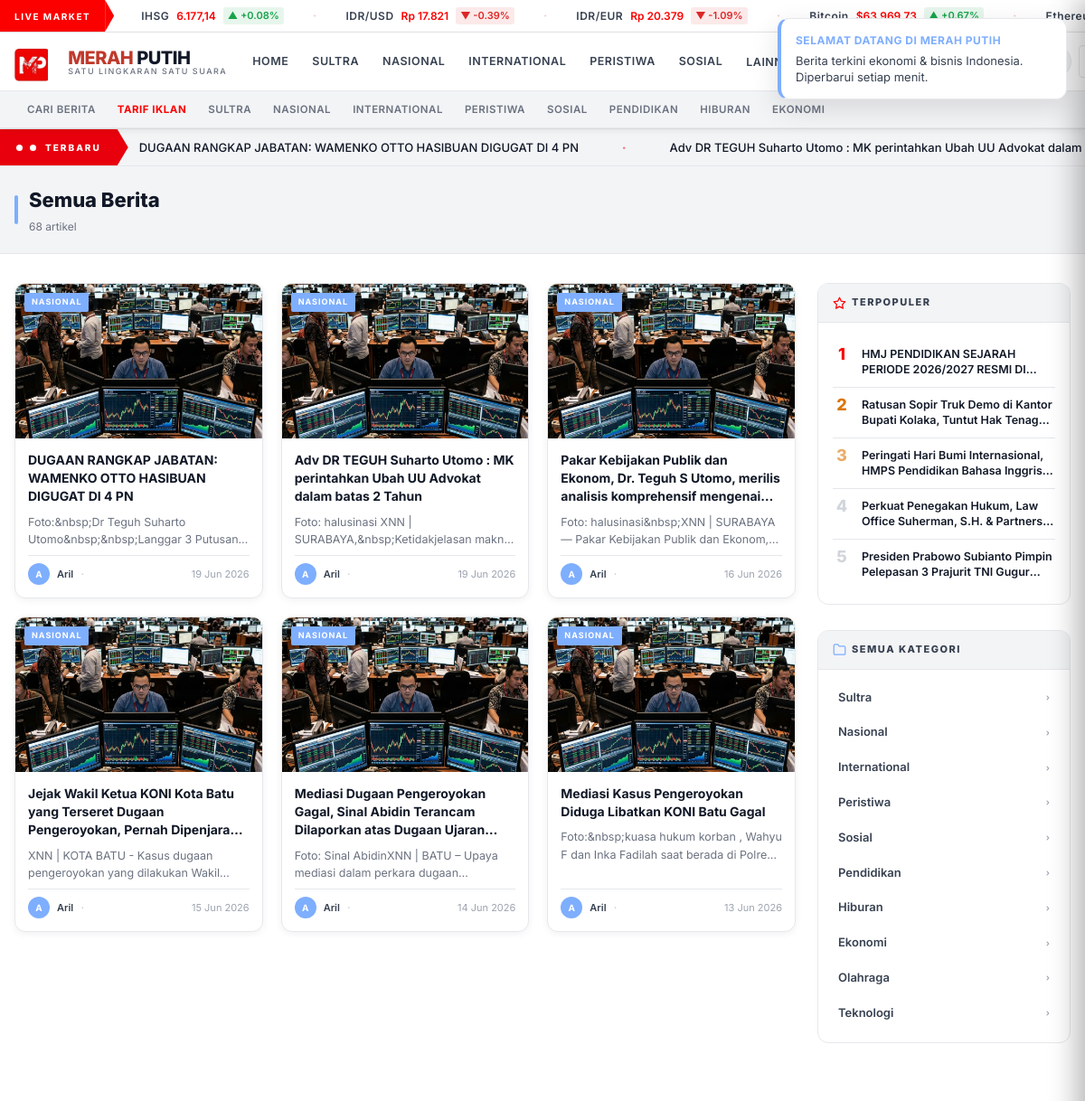
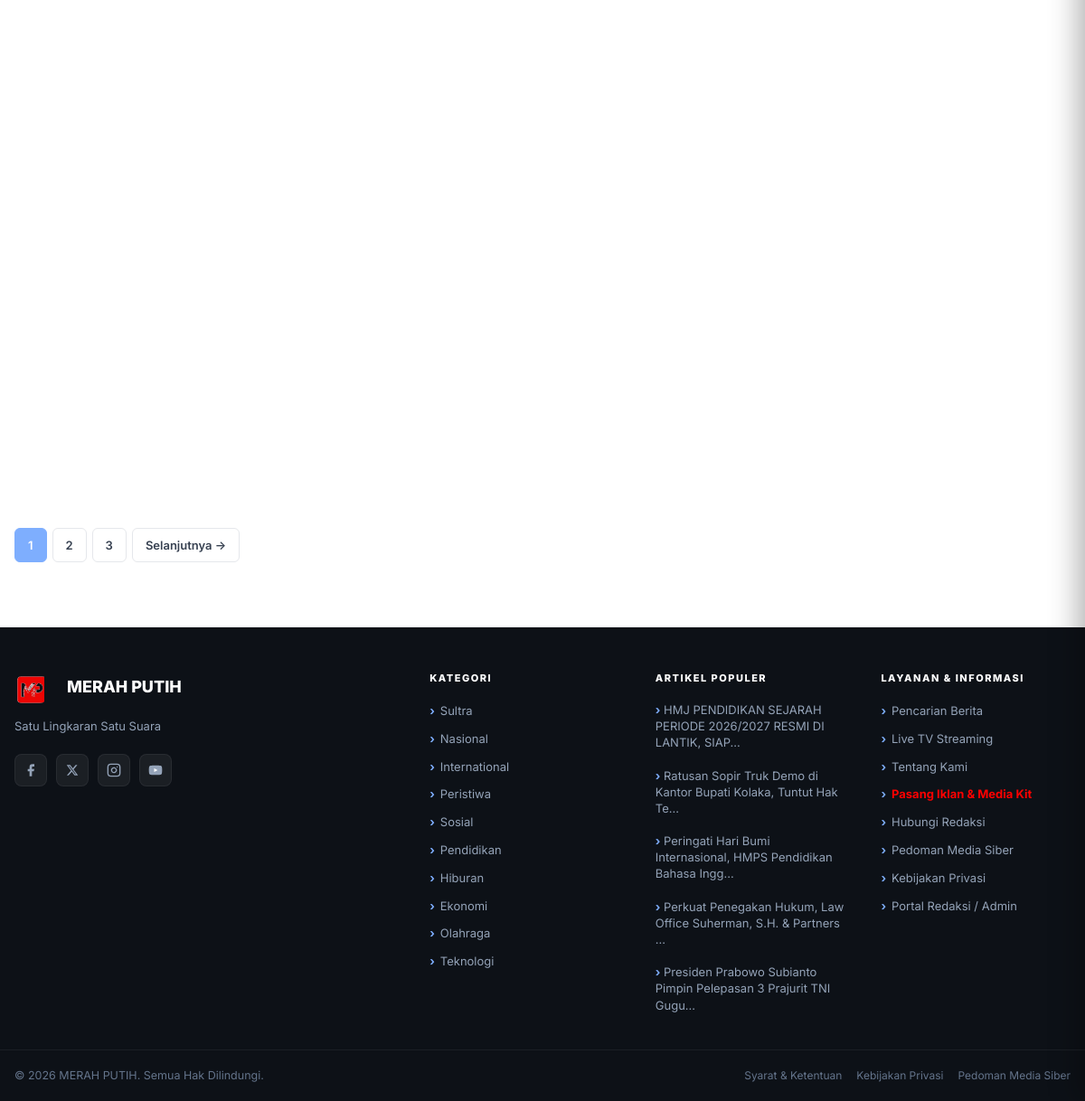
The page /kategori.php on the database its author committed (2 pictures, top to bottom).
### tables this page shows
CREATE TABLE `categories` (
  `id` int NOT NULL AUTO_INCREMENT,
  `name` varchar(50) NOT NULL,
  `slug` varchar(50) NOT NULL,
  `menu_order` int DEFAULT '0',
  PRIMARY KEY (`id`)
);

CREATE TABLE `posts` (
  `id` int NOT NULL AUTO_INCREMENT,
  `title` varchar(255) NOT NULL,
  `slug` varchar(255) NOT NULL,
  `content` longtext,
  `summary` text,
  `category_id` int NOT NULL,
  `tags` varchar(255) DEFAULT '',
  `author_id` int NOT NULL,
  `editor_id` int DEFAULT NULL,
  `status` enum('draft','pending','published') NOT NULL DEFAULT 'draft',
  `image` varchar(255) DEFAULT NULL,
  `views` int NOT NULL DEFAULT '0',
  `published_at` datetime DEFAULT NULL,
  PRIMARY KEY (`id`),
  KEY `category_id` (`category_id`),
  KEY `author_id` (`author_id`),
  CONSTRAINT `posts_ibfk_1` FOREIGN KEY (`category_id`) REFERENCES `categories` (`id`),
  CONSTRAINT `posts_ibfk_2` FOREIGN KEY (`author_id`) REFERENCES `users` (`id`)
);

CREATE TABLE `users` (
  `id` int NOT NULL AUTO_INCREMENT,
  `username` varchar(50) NOT NULL,
  `password` varchar(255) NOT NULL,
  `full_name` varchar(100) NOT NULL,
  `email` varchar(150) DEFAULT NULL,
  `role` enum('admin','editor','reporter') NOT NULL DEFAULT 'reporter',
  `created_at` datetime DEFAULT CURRENT_TIMESTAMP,
  PRIMARY KEY (`id`),
  UNIQUE KEY `username` (`username`)
);

### kategori.php (the view, shortened to what this page needs)
<?php
require_once __DIR__ . '/includes/functions.php';
$slug = trim($_GET['slug'] ?? '');
$page = max(1, (int) ($_GET['page'] ?? 1));
$offset = ($page - 1) * POSTS_PER_PAGE;
$category = $slug ? getCategoryBySlug($slug) : null;
$categoryId = $category['id'] ?? null;
$totalPosts = countPosts($categoryId);
$posts = getPublishedPosts(POSTS_PER_PAGE, $offset, $categoryId);
$popularPosts = getPopularPosts(5);
$categories = getCategories();
$urlPattern = $category ? (APP_URL . '/kategori/' . urlencode($slug) . '/halaman-{page}') : (APP_URL . '/kategori.php?page={page}');
include __DIR__ . '/includes/header.php';
?>
<section style="background:var(--bg-secondary);padding:20px 0;border-bottom:1px solid var(--border-light)">
  <div class="container">
    <div style="display:flex;align-items:center;gap:12px;">
      <div style="width:4px;height:32px;background:var(--primary-blue);border-radius:2px;flex-shrink:0"></div>
      <div>
        <h1 style="font-size:22px;font-weight:800;color:var(--text-primary);margin-bottom:2px">
          <?= $category ? e($category['name']) : 'Semua Berita' ?>
        </h1>
        <div style="font-size:12px;color:var(--text-muted)"><?= number_format($totalPosts) ?> artikel</div>
      </div>
    </div>
  </div>
</section>
<main class="section-padding">
  <div class="container">
    <div class="content-layout">
      <div class="main-col">
        <?php if (!empty($posts)): ?>
        <div class="news-grid-3" style="margin-bottom:32px">
          <?php foreach ($posts as $post): ?>
          <article class="news-card" tabindex="0">
            <a href="<?= e(postUrl($post['slug'])) ?>" class="news-card-img-wrap">
              <img src="<?= e(postImage($post['image'])) ?>" alt="<?= e($post['title']) ?>" class="news-card-img" width="300" height="188" loading="lazy" onerror="this.src='<?= APP_URL ?>/thumb1.png'">
              <span class="news-card-badge"><?= e(strtoupper($post['category_name'] ?? '')) ?></span>
            </a>
            <div class="news-card-body">
              <a href="<?= e(postUrl($post['slug'])) ?>">
                <div class="news-card-title"><?= e($post['title']) ?></div>
              </a>
              <div class="news-card-excerpt"><?= e(excerpt($post['summary'] ?: $post['content'], 120)) ?></div>
              <div class="news-card-footer">
                <div class="author-avatar"><?= strtoupper(substr($post['author_name'] ?? 'R', 0, 1)) ?></div>
                <span class="news-card-author"><?= e($post['author_name'] ?? 'Redaksi') ?></span>
                <span class="news-card-dot">·</span>
                <span class="news-card-time"><?= timeAgo($post['published_at']) ?></span>
              </div>
            </div>
          </article>
          <?php endforeach; ?>
        </div>
        <?= paginate($totalPosts, POSTS_PER_PAGE, $page, $urlPattern) ?>
        <?php endif; ?>
      </div>
      <aside class="sidebar">
        <div class="sidebar-widget">
          <div class="sidebar-widget-header"><span class="sidebar-widget-title" style="display:flex;align-items:center;gap:6px"><svg width="15" height="15" viewBox="0 0 24 24" fill="none" stroke="currentColor" stroke-width="2" stroke-linecap="round" stroke-linejoin="round" style="color:var(--accent-red)"><polygon points="12 2 15.09 8.26 22 9.27 17 14.14 18.18 21.02 12 17.77 5.82 21.02 7 14.14 2 9.27 8.91 8.26 12 2"/></svg>Terpopuler</span></div>
          <div class="sidebar-widget-body">
            <div class="trending-list">
              <?php foreach ($popularPosts as $i => $pp): ?>
              <div class="trending-item">
                <span class="trending-rank"><?= $i + 1 ?></span>
                <a href="<?= e(postUrl($pp['slug'])) ?>" class="trending-title"><?= e($pp['title']) ?></a>
              </div>
              <?php endforeach; ?>
            </div>
          </div>
        </div>
        <div class="sidebar-widget">
          <div class="sidebar-widget-header"><span class="sidebar-widget-title" style="display:flex;align-items:center;gap:6px"><svg width="15" height="15" viewBox="0 0 24 24" fill="none" stroke="currentColor" stroke-width="2" stroke-linecap="round" stroke-linejoin="round" style="color:var(--primary-blue)"><path d="M22 19a2 2 0 0 1-2 2H4a2 2 0 0 1-2-2V5a2 2 0 0 1 2-2h5l2 3h9a2 2 0 0 1 2 2z"/></svg>Semua Kategori</span></div>
          <div style="padding:12px;">
            <?php foreach ($categories as $cat): ?>
            <a href="<?= e(categoryUrl($cat['slug'])) ?>"
               style="display:flex;justify-content:space-between;align-items:center;padding:8px 10px;border-radius:6px;font-size:13px;font-weight:600;color:var(--text-secondary);transition:all .2s;margin-bottom:2px;<?= ($slug === $cat['slug']) ? 'background:var(--primary-blue-light);color:var(--primary-blue);' : '' ?>"
               onmouseover="this.style.background='var(--primary-blue-light)';this.style.color='var(--primary-blue)'"
               onmouseout="this.style.background='<?= ($slug === $cat['slug']) ? 'var(--primary-blue-light)' : 'transparent' ?>';this.style.color='<?= ($slug === $cat['slug']) ? 'var(--primary-blue)' : 'var(--text-secondary)' ?>'">
              <?= e($cat['name']) ?>
              <span style="font-size:10px;color:var(--text-light)">›</span>
            </a>
            <?php endforeach; ?>
          </div>
        </div>
      </aside>
    </div>
  </div>
</main>
<?php include __DIR__ . '/includes/footer.php'; ?>

### includes/header.php (shortened to what this page needs)
<?php
require_once __DIR__ . '/functions.php';
$categories = getCategories();
$currentSlug = basename($_SERVER['PHP_SELF'], '.php');
$db = getDB();
$breakingPosts = $db->query("SELECT title, slug FROM posts WHERE status='published' ORDER BY published_at DESC LIMIT 8")->fetchAll();
?>
<!DOCTYPE html>
<html lang="id">
<head>
  <link rel="stylesheet" href="<?= APP_URL ?>/style.css?v=<?= file_exists(__DIR__ . '/../style.css') ? filemtime(__DIR__ . '/../style.css') : '1.1' ?>">
</head>
<body>
<div class="notif-bar" id="notifBar"></div>
<div class="ticker-strip" aria-label="Data pasar">
  <div class="ticker-label">LIVE MARKET</div>
  <div class="ticker-track" id="tickerTrack"></div>
</div>
<div class="header-wrapper">
  <div class="header-top">
    <div class="header-inner">
      <a href="<?= APP_URL ?>" class="logo-link" aria-label="<?= APP_NAME ?> Home" style="display: flex; align-items: center; text-decoration: none;">
        <?php if (!empty($__globalSettings['site_logo'])): ?>
          <img src="<?= getLogoUrl() ?>" alt="<?= e(APP_NAME) ?>" class="site-header-logo">
        <?php else: ?>
          <div class="logo-icon">X</div>
        <?php endif; ?>
        <div class="logo-text">
          <span class="logo-name"><span class="logo-word-merah"><?= explode(' ', APP_NAME)[0] ?? APP_NAME ?></span><?php if (strpos(APP_NAME, ' ') !== false): ?> <span class="logo-word-putih"><?= implode(' ', array_slice(explode(' ', APP_NAME), 1)) ?></span><?php endif; ?></span>
          <span class="logo-tagline"><?= APP_TAGLINE ?></span>
        </div>
      </a>
      <?php
      $primaryCats  = array_slice($categories, 0, 5);
      $dropdownCats = array_slice($categories, 5);
      ?>
      <nav class="main-nav" role="navigation" aria-label="Menu utama">
        <a href="<?= APP_URL ?>" class="nav-link <?= $currentSlug === 'index' ? 'active' : '' ?>">HOME</a>
        <?php foreach ($primaryCats as $cat): ?>
        <a href="<?= e(categoryUrl($cat['slug'])) ?>"
           class="nav-link <?= (isset($_GET['slug']) && $_GET['slug'] === $cat['slug']) ? 'active' : '' ?>">
          <?= e(strtoupper($cat['name'])) ?>
        </a>
        <?php endforeach; ?>
        <?php if (!empty($dropdownCats)): ?>
        <div class="nav-dropdown" id="navDropdown">
          <button type="button" class="nav-link nav-dropdown-btn" id="navDropdownBtn" aria-haspopup="true" aria-expanded="false">
            LAINNYA <svg width="10" height="10" viewBox="0 0 24 24" fill="none" stroke="currentColor" stroke-width="2.5"><polyline points="6 9 12 15 18 9"/></svg>
          </button>
        </div>
        <?php endif; ?>
        <a href="<?= APP_URL ?>/tv.php" class="nav-link nav-live">
        </a>
        <a href="<?= APP_URL ?>/pasang-iklan.php" class="nav-link <?= $currentSlug === 'pasang-iklan' ? 'active' : '' ?>" style="color:var(--accent-red);font-weight:700;">
        </a>
      </nav>
      <div class="header-actions">
        <button class="theme-toggle-btn" id="themeToggleBtn" aria-label="Toggle tema gelap/terang" title="Mode Gelap / Terang">
        </button>
        <button class="search-toggle" id="searchToggleBtn" aria-label="Cari berita">
        </button>
      </div>
    </div>
  </div>
  <nav class="sub-nav" aria-label="Sub menu">
    <div class="sub-nav-inner">
      <a href="<?= APP_URL ?>/search.php" class="sub-nav-link">CARI BERITA</a>
      <a href="<?= APP_URL ?>/pasang-iklan.php" class="sub-nav-link" style="color:var(--accent-red);font-weight:700;">TARIF IKLAN</a>
      <?php foreach (array_slice($categories, 0, 8) as $cat): ?>
      <a href="<?= e(categoryUrl($cat['slug'])) ?>" class="sub-nav-link"><?= e(strtoupper($cat['name'])) ?></a>
      <?php endforeach; ?>
    </div>
  </nav>
</div>
<div class="breaking-banner" role="marquee">
  <div class="breaking-inner">
    <div class="breaking-label"><span class="live-dot" style="margin-right:2px;"></span> TERBARU</div>
    <div class="breaking-marquee">
      <div class="breaking-track">
        <?php foreach (array_merge($breakingPosts, $breakingPosts) as $bp): ?>
        <a href="<?= e(postUrl($bp['slug'])) ?>" class="breaking-item"><?= e($bp['title']) ?></a>
        <span class="breaking-sep">•</span>
        <?php endforeach; ?>
      </div>
    </div>
  </div>
</div>

### includes/footer.php (shortened to what this page needs)
<?php
$footerCategories = getCategories();
$popularPosts = getPopularPosts(5);
?>
<footer class="footer" role="contentinfo">
  <div class="footer-top">
    <div class="container">
      <div class="footer-grid">
        <div class="footer-brand">
          <div class="footer-logo" style="align-items: center; display: flex;">
            <?php if (!empty($__globalSettings['site_logo'])): ?>
              <img src="<?= getLogoUrl() ?>" alt="Logo" style="width:36px; height:36px; object-fit:contain; margin-right:12px; border-radius:8px;">
            <?php else: ?>
              <div class="footer-logo-icon">X</div>
            <?php endif; ?>
            <span class="footer-logo-name"><?= APP_NAME ?></span>
          </div>
          <p class="footer-desc"><?= APP_TAGLINE ?></p>
          <div class="footer-social">
            <a href="#" class="social-btn" aria-label="Facebook">
              <svg xmlns="http://www.w3.org/2000/svg" width="16" height="16" viewBox="0 0 24 24" fill="currentColor"><path d="M18 2h-3a5 5 0 0 0-5 5v3H7v4h3v8h4v-8h3l1-4h-4V7a1 1 0 0 1 1-1h3z"/></svg>
            </a>
            <a href="#" class="social-btn" aria-label="Twitter/X">
              <svg xmlns="http://www.w3.org/2000/svg" width="14" height="14" viewBox="0 0 24 24" fill="currentColor"><path d="M18.244 2.25h3.308l-7.227 8.26 8.502 11.24H16.17l-5.214-6.817L4.99 21.75H1.68l7.73-8.835L1.254 2.25H8.08l4.713 6.231zm-1.161 17.52h1.833L7.084 4.126H5.117z"/></svg>
            </a>
            <a href="#" class="social-btn" aria-label="Instagram">
            </a>
            <a href="#" class="social-btn" aria-label="YouTube">
            </a>
          </div>
        </div>
        <div>
          <div class="footer-col-title">KATEGORI</div>
          <div class="footer-links">
            <?php foreach ($footerCategories as $cat): ?>
            <a href="<?= e(categoryUrl($cat['slug'])) ?>" class="footer-link"><?= e($cat['name']) ?></a>
            <?php endforeach; ?>
          </div>
        </div>
        <div>
          <div class="footer-col-title">ARTIKEL POPULER</div>
          <div class="footer-links">
            <?php foreach ($popularPosts as $pp): ?>
            <a href="<?= e(postUrl($pp['slug'])) ?>" class="footer-link" style="display:block;margin-bottom:8px;white-space:normal;line-height:1.4;">
              <?= e(mb_strimwidth($pp['title'], 0, 65, '...')) ?>
            </a>
            <?php endforeach; ?>
          </div>
        </div>
        <div>
          <div class="footer-col-title">LAYANAN & INFORMASI</div>
          <div class="footer-links">
            <a href="<?= APP_URL ?>/search.php" class="footer-link">Pencarian Berita</a>
            <a href="<?= APP_URL ?>/tv.php" class="footer-link">Live TV Streaming</a>
            <a href="<?= APP_URL ?>/tentang.php" class="footer-link">Tentang Kami</a>
            <a href="<?= APP_URL ?>/pasang-iklan.php" class="footer-link" style="color:var(--accent-red);font-weight:700;">Pasang Iklan & Media Kit</a>
            <a href="<?= APP_URL ?>/kontak.php" class="footer-link">Hubungi Redaksi</a>
            <a href="<?= APP_URL ?>/pedoman.php" class="footer-link">Pedoman Media Siber</a>
            <a href="<?= APP_URL ?>/privasi.php" class="footer-link">Kebijakan Privasi</a>
            <a href="<?= APP_URL ?>/admin/" class="footer-link">Portal Redaksi / Admin</a>
          </div>
        </div>
      </div>
    </div>
  </div>
  <div class="container">
    <div class="footer-bottom">
      <span class="footer-copy">© <?= date('Y') ?> <?= APP_NAME ?>. Semua Hak Dilindungi.</span>
      <div class="footer-bottom-links">
        <a href="<?= APP_URL ?>/privasi.php" class="footer-bottom-link">Syarat & Ketentuan</a>
        <a href="<?= APP_URL ?>/privasi.php" class="footer-bottom-link">Kebijakan Privasi</a>
        <a href="<?= APP_URL ?>/pedoman.php" class="footer-bottom-link">Pedoman Media Siber</a>
      </div>
    </div>
  </div>
</footer>
</body>
</html>

### rows shown on the page
categories: name "SULTRA", name "Sultra"
categories: name "NASIONAL", name "Nasional"
categories: name "INTERNATIONAL", name "International"
categories: name "PERISTIWA", name "Peristiwa"
categories: name "SOSIAL", name "Sosial"
categories: name "PENDIDIKAN", name "Pendidikan"
categories: name "HIBURAN", name "Hiburan"
categories: name "EKONOMI", name "Ekonomi"
posts: title "DUGAAN RANGKAP JABATAN: WAMENKO OTTO HASIBUAN DIGUGAT DI 4 PN", category.name "NASIONAL", summary "Foto:&nbsp;Dr Teguh Suharto Utomo&nbsp;&nbsp;Langgar 3…", author.full_name "A", author.full_name "Aril", published_at "19 Jun 2026"
posts: title "Adv DR TEGUH Suharto Utomo : MK perintahkan Ubah UU Advokat dalam…", category.name "NASIONAL", title "Adv DR TEGUH Suharto Utomo : MK perintahkan Ubah UU Advokat dalam batas 2 Tahun", summary "Foto: halusinasi XNN | SURABAYA,&nbsp;Ketidakjelasan…", author.full_name "A", author.full_name "Aril", published_at "19 Jun 2026"
posts: category.name "NASIONAL", title "Pakar Kebijakan Publik dan Ekonom, Dr. Teguh S Utomo, merilis analisis komprehensif…", summary "Foto: halusinasi&nbsp;XNN | SURABAYA— Pakar Kebijakan Publik dan…", author.full_name "A", author.full_name "Aril", published_at "16 Jun 2026"
posts: category.name "NASIONAL", title "Jejak Wakil Ketua KONI Kota Batu yang Terseret Dugaan Pengeroyokan, Pernah…", summary "XNN | KOTA BATU - Kasus dugaan pengeroyokan yang dilakukan…", author.full_name "A", author.full_name "Aril", published_at "15 Jun 2026"
posts: category.name "NASIONAL", title "Mediasi Dugaan Pengeroyokan Gagal, Sinal Abidin Terancam Dilaporkan atas Dugaan…", summary "Foto: Sinal AbidinXNN | BATU – Upaya mediasi dalam perkara…", author.full_name "A", author.full_name "Aril", published_at "14 Jun 2026"
posts: category.name "NASIONAL", title "Mediasi Kasus Pengeroyokan Diduga Libatkan KONI Batu Gagal", summary "Foto:&nbsp;kuasa hukum korban , Wahyu F dan Inka Fadilah saat berada di…", author.full_name "A", author.full_name "Aril", published_at "13 Jun 2026"
posts: title "HMJ PENDIDIKAN SEJARAH PERIODE 2026/2027 RESMI…", title "HMJ PENDIDIKAN SEJARAH PERIODE 2026/2027 RESMI DI LANTIK, SIAP..."
posts: title "Ratusan Sopir Truk Demo di Kantor Bupati Kolaka, Tuntut Hak…", title "Ratusan Sopir Truk Demo di Kantor Bupati Kolaka, Tuntut Hak Te..."
posts: title "Peringati Hari Bumi Internasional, HMPS Pendidikan Bahasa…", title "Peringati Hari Bumi Internasional, HMPS Pendidikan Bahasa Ingg..."
posts: title "Perkuat Penegakan Hukum, Law Office Suherman, S.H. &…", title "Perkuat Penegakan Hukum, Law Office Suherman, S.H. & Partners ..."
posts: title "Presiden Prabowo Subianto Pimpin Pelepasan 3 Prajurit TNI…", title "Presiden Prabowo Subianto Pimpin Pelepasan 3 Prajurit TNI Gugu..."
categories: name "Olahraga"
categories: name "Teknologi"

### other values the page prints
explode(' ', APP_NAME)[0] "MERAH"
implode(' ', array_slice(explode(' ', APP_NAME), 1)) "PUTIH"
APP_TAGLINE "SATU LINGKARAN SATU SUARA"
$totalPosts "68"
APP_NAME "MERAH PUTIH"
APP_TAGLINE "Satu Lingkaran Satu Suara"
